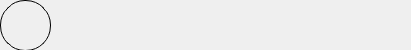
<?xml version="1.0" encoding="UTF-8"?>
<ui version="4.0">
 <class>recv</class>
 <widget class="QWidget" name="recv">
  <property name="geometry">
   <rect>
    <x>0</x>
    <y>0</y>
    <width>411</width>
    <height>50</height>
   </rect>
  </property>
  <property name="windowTitle">
   <string>Form</string>
  </property>
  <widget class="QLabel" name="label">
   <property name="geometry">
    <rect>
     <x>50</x>
     <y>0</y>
     <width>301</width>
     <height>16</height>
    </rect>
   </property>
   <property name="text">
    <string/>
   </property>
  </widget>
  <widget class="QPushButton" name="pushButton">
   <property name="geometry">
    <rect>
     <x>0</x>
     <y>0</y>
     <width>51</width>
     <height>51</height>
    </rect>
   </property>
   <property name="styleSheet">
    <string notr="true">border-image:url(teaPerson.jpg);
border-radius:25px;
border:1px solid#000000;</string>
   </property>
   <property name="text">
    <string/>
   </property>
  </widget>
  <widget class="QTextBrowser" name="textBrowser">
   <property name="geometry">
    <rect>
     <x>50</x>
     <y>20</y>
     <width>361</width>
     <height>30</height>
    </rect>
   </property>
   <property name="styleSheet">
    <string notr="true">background-color: rgb(255, 255, 255,0);
border-color: rgb(255, 255, 255,0);
background:transparent;
border-width:0;
border-style:outset;</string>
   </property>
  </widget>
 </widget>
 <resources/>
 <connections/>
</ui>
